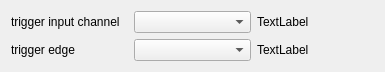
<?xml version="1.0" encoding="UTF-8"?>
<ui version="4.0">
 <class>single_hit_widg</class>
 <widget class="QWidget" name="single_hit_widg">
  <property name="geometry">
   <rect>
    <x>0</x>
    <y>0</y>
    <width>385</width>
    <height>64</height>
   </rect>
  </property>
  <property name="windowTitle">
   <string>single_hit_widg</string>
  </property>
  <property name="locale">
   <locale language="English" country="UnitedStates"/>
  </property>
  <layout class="QGridLayout" name="gridLayout">
   <item row="0" column="1">
    <widget class="QComboBox" name="comboBox_trigInputChan">
     <property name="sizePolicy">
      <sizepolicy hsizetype="Preferred" vsizetype="Fixed">
       <horstretch>0</horstretch>
       <verstretch>0</verstretch>
      </sizepolicy>
     </property>
    </widget>
   </item>
   <item row="0" column="0">
    <widget class="QLabel" name="label">
     <property name="text">
      <string>trigger input channel</string>
     </property>
    </widget>
   </item>
   <item row="0" column="2">
    <widget class="QLabel" name="label_trigInputChan_set">
     <property name="text">
      <string>TextLabel</string>
     </property>
    </widget>
   </item>
   <item row="1" column="0">
    <widget class="QLabel" name="label_3">
     <property name="text">
      <string>trigger edge</string>
     </property>
    </widget>
   </item>
   <item row="1" column="1">
    <widget class="QComboBox" name="comboBox_trigger_edge"/>
   </item>
   <item row="1" column="2">
    <widget class="QLabel" name="label_selected_trigger_edge">
     <property name="text">
      <string>TextLabel</string>
     </property>
    </widget>
   </item>
  </layout>
 </widget>
 <resources/>
 <connections/>
</ui>
